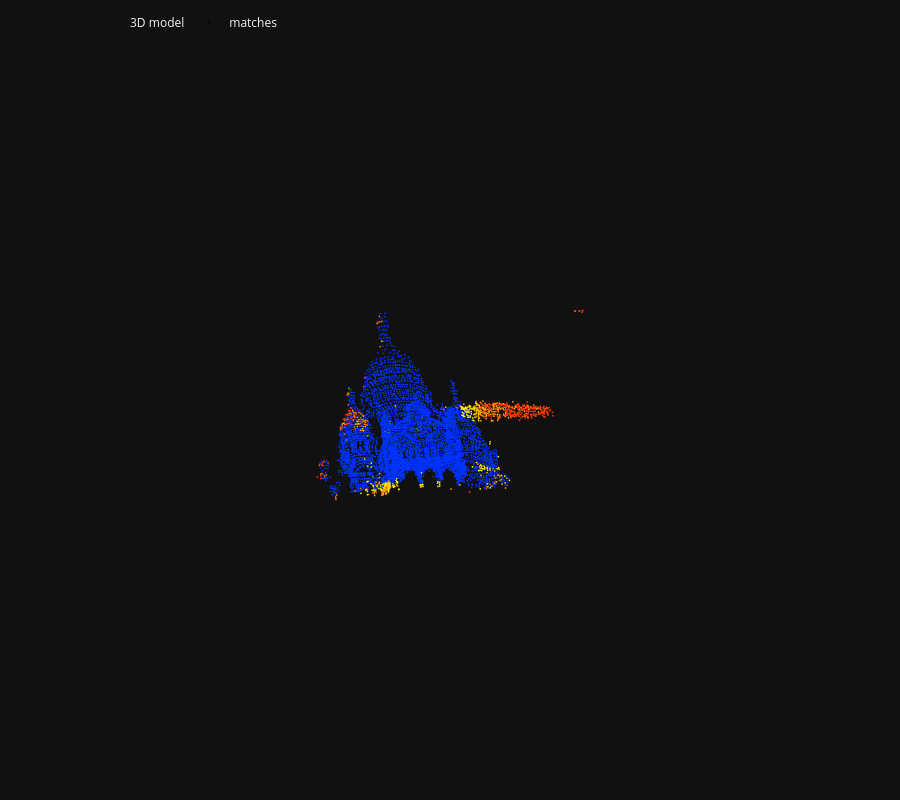

Notebook code for this chart:
### Code cell
# Pruning in the 3D view
fig = viz_3d.init_figure()
viz_3d.plot_points(
    fig, points_3d, color="rgba(150,150,150,0)", name="3D model"
)
viz_3d.plot_points(fig, points_3d, color=kpc0, ps=1, name="matches")
fig.show()

### Figure 1 — Plotly figure (JSON) as saved in the notebook; plotly's stock layout.template omitted (floating-point values rounded to 4 significant figures; data arrays with more than 128 entries replaced by an {"elided": "..."} marker saying what was removed)
{"data": [{"legendgroup": "3D model", "marker": {"color": "rgba(150,150,150,0)", "line": {"width": 0}, "size": 2}, "mode": "markers", "name": "3D model", "type": "scatter3d", "x": {"elided": "5898 float values"}, "y": {"elided": "5898 float values"}, "z": {"elided": "5898 float values"}}, {"legendgroup": "matches", "marker": {"color": {"elided": "5898x4 float values"}, "line": {"width": 0}, "size": 1}, "mode": "markers", "name": "matches", "type": "scatter3d", "x": {"elided": "5898 float values"}, "y": {"elided": "5898 float values"}, "z": {"elided": "5898 float values"}}], "layout": {"height": 800, "legend": {"orientation": "h", "x": 0.1, "xanchor": "left", "y": 0.99, "yanchor": "top"}, "margin": {"b": 0, "l": 0, "pad": 0, "r": 0, "t": 0}, "scene": {"aspectmode": "data", "camera": {"eye": {"x": 0, "y": -0.1, "z": -2}, "projection": {"type": "orthographic"}, "up": {"x": 0, "y": -1, "z": 0}}, "dragmode": "orbit", "xaxis": {"autorange": true, "showbackground": false, "showgrid": false, "showline": false, "showticklabels": true, "visible": false}, "yaxis": {"autorange": true, "showbackground": false, "showgrid": false, "showline": false, "showticklabels": true, "visible": false}, "zaxis": {"autorange": true, "showbackground": false, "showgrid": false, "showline": false, "showticklabels": true, "visible": false}}}}
